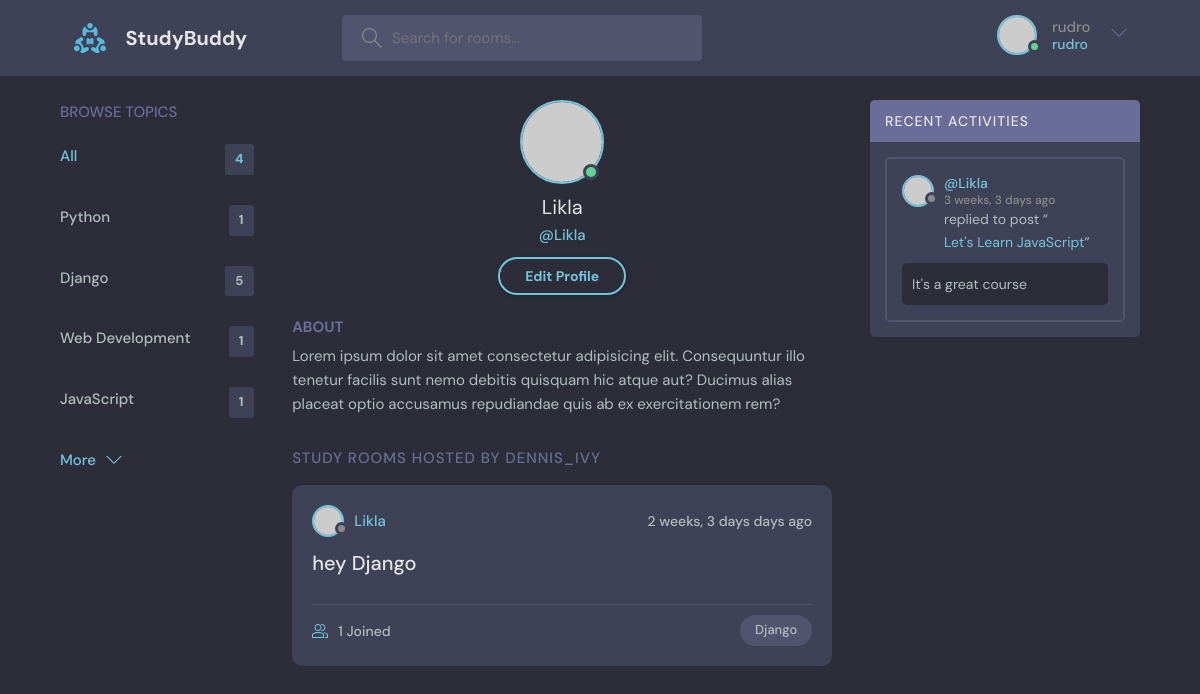
The app's page /profile/2/ (signed in) with its own data.
### base/models.py (models this page shows, shortened)
class Topic(models.Model):
    name = models.CharField(max_length=200)

class Room(models.Model):
    host = models.ForeignKey(User, on_delete=models.SET_NULL, null=True)
    topic = models.ForeignKey(Topic, on_delete=models.SET_NULL, null=True)
    name =models.CharField(max_length=200)
    description = models.TextField(null=True, blank=True)
    participants = models.ManyToManyField(User, related_name='participants', blank=True)
    updated = models.DateTimeField(auto_now=True)
    created = models.DateTimeField(auto_now_add=True)
    class Meta:
        ordering = ['-updated', '-created']
    def __str__(self):
        return self.name

class Message(models.Model):
    user = models.ForeignKey(User, on_delete=models.CASCADE)
    room = models.ForeignKey(Room, on_delete=models.CASCADE)
    body = models.TextField()
    updated = models.DateTimeField(auto_now=True)
    created = models.DateTimeField(auto_now_add=True)
    class Meta:
        ordering = ['-updated', '-created']

### base/views.py (the view)
# urls.py: path('profile/<str:pk>/', views.userProfile, name='user-profile')
def userProfile(request, pk):
     user = User.objects.get(id=pk)
     rooms = user.room_set.all()
     room_messages = user.message_set.all()
     topics = Topic.objects.all()
     context = {'user': user, 'rooms': rooms, 'room_messages': room_messages, 'topics': topics }
     return render(request, 'base/profile.html', context)

### base/templates/base/profile.html
{% extends "main.html" %} {% block content %}
  <main class="profile-page layout layout--3">
    <div class="container">
     {%include "base/topics_component.html"%}
      <div class="roomList">
        <div class="profile">
          <div class="profile__avatar">
            <div class="avatar avatar--large active">
              <img src="https://randomuser.me/api/portraits/men/11.jpg" />
            </div>
          </div>
          <div class="profile__info">
            <h3>{{user.username}}</h3>
            <p>@{{user.username}}</p>
            <a href="edit-user.html" class="btn btn--main btn--pill">Edit Profile</a>
          </div>
          <div class="profile__about">
            <h3>About</h3>
            <p>
              Lorem ipsum dolor sit amet consectetur adipisicing elit. Consequuntur illo tenetur
              facilis sunt nemo debitis quisquam hic atque aut? Ducimus alias placeat optio
              accusamus repudiandae quis ab ex exercitationem rem?
            </p>
          </div>
        </div>
        <div class="roomList__header">
          <div>
            <h2>Study Rooms Hosted by dennis_ivy</a>
            </h2>
          </div>
        </div>
        {%include 'base/feed_component.html'%}
      </div>
     {%  include 'base/activity_component.html' %}
    </div>
  </main>
{% endblock content %}

### templates/navbar.html (shortened to what this page needs)
{% load static %}
<header class="header header--loggedIn">
  <div class="container">
    <a href="{%url 'home'%}" class="header__logo">
      <img src="{% static 'images/logo.svg' %}" alt="logo" />
      <h1>StudyBuddy</h1>
    </a>
    <form class="header__search" method="GET" action="{% url 'home' %}">
      <label>
        <input name="q" placeholder="Search for rooms..." />
      </label>
    </form>
    <nav class="header__menu">
      {%if request.user.is_authenticated%}
      <div class="header__user">
        <a href="profile.html">
          <div class="avatar avatar--medium active">
            <img src="https://randomuser.me/api/portraits/men/37.jpg" />
          </div>
          <p>
            {{request.user.username}} <span>{{request.user.username}}</span>
          </p>
        </a>
        <button class="dropdown-button">
          <svg
            version="1.1"
            xmlns="http://www.w3.org/2000/svg"
            width="32"
            height="32"
            viewBox="0 0 32 32"
          >
            <title>chevron-down</title>
            <path d="M16 21l-13-13h-3l16 16 16-16h-3l-13 13z"></path>
          </svg>
        </button>
      </div>
      {%else%}
      <a href="{%url 'login'%}">
        <img src="{% static 'images/avatar.svg'%}" />
        <p>Login</p>
      </a>
      {%endif%}
    </nav>
  </div>
</header>

### base/templates/base/topics_component.html
<div class="topics">
  <div class="topics__header">
    <h2>Browse Topics</h2>
  </div>
  <ul class="topics__list">
    <li>
      <a href="/" class="active">All <span>{{topics.count}}</span></a>
    </li>
    {% for topic in topics %}
    <li>
      <a href="{% url 'home' %}?q={{topic.name}}"
        >{{ topic.name }} <span>{{ topic.room_set.all.count }}</span></a
      >
    </li>
    {% endfor %}
  </ul>
  <a class="btn btn--link" href="topics.html">
    More
    <svg
      version="1.1"
      xmlns="http://www.w3.org/2000/svg"
      width="32"
      height="32"
      viewBox="0 0 32 32"
    >
      <title>chevron-down</title>
      <path d="M16 21l-13-13h-3l16 16 16-16h-3l-13 13z"></path>
    </svg>
  </a>
</div>

### base/templates/base/feed_component.html (shortened to what this page needs)
{%for room in rooms%}
<div class="roomListRoom">
  <div class="roomListRoom__header">
    <a href="{%url 'user-profile' room.host.id%}" class="roomListRoom__author">
      <div class="avatar avatar--small">
        <img src="https://randomuser.me/api/portraits/women/11.jpg" />
      </div>
      <span>{{room.host.username}}</span>
    </a>
    <div class="roomListRoom__actions">
      <span>{{room.created|timesince}} days ago</span>
    </div>
  </div>
  <div class="roomListRoom__content">
    <a href="{%url 'room' room.id %}">{{room.name}}</a>
  </div>
  <div class="roomListRoom__meta">
    <a href="{%url 'room' room.id %} " class="roomListRoom__joined">
      {{room.participants.all.count}} Joined
    </a>
    <p class="roomListRoom__topic">{{room.topic.name}}</p>
  </div>
</div>
{%endfor%}

### base/templates/base/activity_component.html (shortened to what this page needs)
<div class="activities">
  <div class="activities__header">
    <h2>Recent Activities</h2>
  </div>
  {% for message in room_messages %}
  <div class="activities__box">
    <div class="activities__boxHeader roomListRoom__header">
      <a
        href="{%url 'user-profile' message.user.id%}"
        class="roomListRoom__author"
      >
        <div class="avatar avatar--small">
          <img src="https://randomuser.me/api/portraits/women/11.jpg" />
        </div>
        <p>
          @{{message.user}}
          <span>{{message.created|timesince}} ago</span>
        </p>
      </a>
    </div>
    <div class="activities__boxContent">
      <p>
        replied to post “<a href="{%url 'room' message.room.id%}"
          >{{message.room}}</a
        >”
      </p>
      <div class="activities__boxRoomContent">{{ message.body }}</div>
    </div>
  </div>
  {% endfor %}
</div>

### records on screen
Topic: name "Python", room_set.all.count "1"
Topic: name "Django", room_set.all.count "5"
Topic: name "Web Development", room_set.all.count "1"
Topic: name "JavaScript", room_set.all.count "1"
Room: host.username "Likla", created "2 weeks, 3 days", name "hey Django", participants.all.count "1", topic.name "Django"
Message: user "Likla", created "3 weeks, 3 days", room "Let's Learn JavaScript", body "It's a great course"

### other values on screen
{{ request.user.username }} "rudro"
{{ topics.count }} "4"
{{ user.username }} "Likla"
